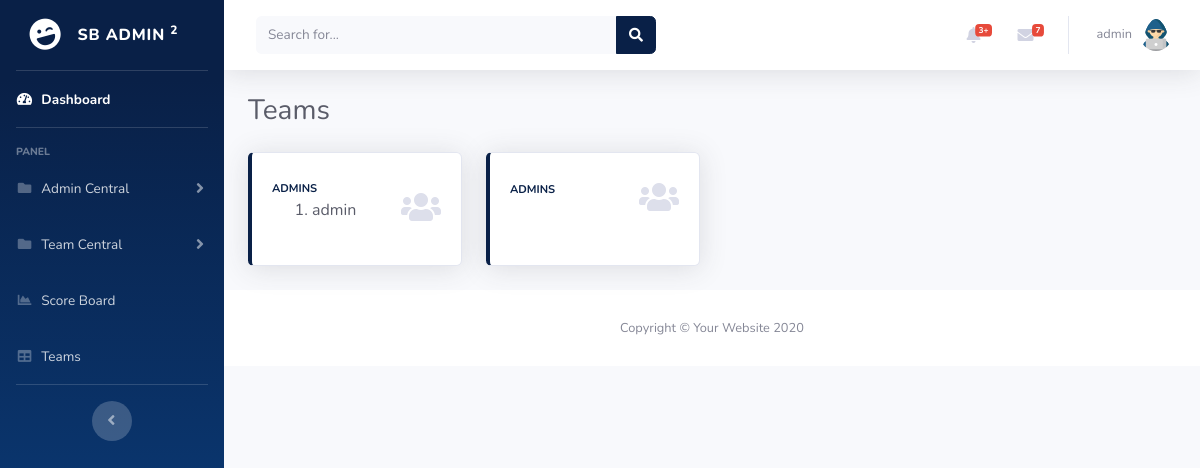
Page /teams (signed in) on the earlier database version.
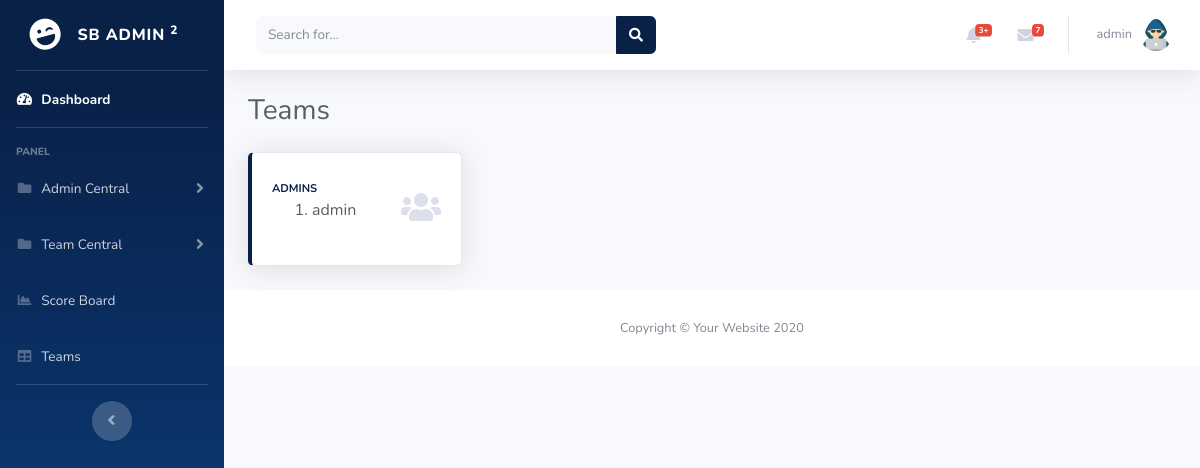
Same page on the later database version.
### app/server/models.py (models this page shows, shortened)
class AuthBase(db.Model):
    __abstract__    = True
    id              = db.Column(db.Integer, primary_key=True)

class Users(AuthBase, RoleMixin):
    __tablename__   = "users"
    id              = db.Column('user_id', db.Integer, primary_key=True)
    active = db.Column('is_active', db.Boolean(), nullable=False, server_default='1')
    username        = db.Column('username', db.String(50), unique=True, index=True)
    pw_hash         = db.Column('pw_hash', db.String(150))
    email           = db.Column('email', db.String(50), unique=True, index=True)
    registered_on   = db.Column('registered_on', db.DateTime)
    team_id = db.Column(db.Integer, db.ForeignKey('teams.id'))
    team = db.relationship('Team', backref=db.backref('members', lazy='dynamic'))
    roles = db.relationship('Roles', secondary='user_roles', backref='users', lazy=True)
    def is_active(self):
        return True
    def has_role(self, role):
        return role in self.get_roles()
    def get_roles(self):
        return [role.name for role in self.roles]

class Team(AuthBase):
    __tablename__   = "teams"
    name                    = db.Column(db.String(50), nullable=False)
    score                   = db.Column(db.Integer, nullable=False)
    _mitigations            = db.Column(db.Text)
    security_awareness      = db.Column(db.Float, nullable=False)

### app/server/views.py (the view)
@main.route("/teams")
@login_required
def teams():
    team_list = Team.query.all()
    return render_template("main/teams.html",
                           teams=team_list)

### app/__init__.py (called while the page is built, shortened)
@app.before_request
def before_request():
    g.user = current_user
    db.create_all()
    Team.query.all()
    if not Team.query.all():
        print("Creating admins teams")
        db.session.add(Team(name='admins', score=0))
        db.session.commit()
    else:
        pass
    if not Roles.query.all():
        admin_role = Roles(name='Admin')
        db.session.add(admin_role)
        db.session.commit()
    else:
        admin_role = Roles.query.first()
    admin_team = db.session.query(Team).get(1)
    current_session = db.session.query(GameSession).get(1)

### app/client/templates/main/teams.html
{% extends "main/base.html" %}
{% block body %}
  <div class="d-sm-flex align-items-center justify-content-between mb-4">
    <h1 class="h3 mb-0 text-gray-800">Teams</h1>
  </div>
    <div class="row">
        {% for team in teams %}
        <div class="col-xl-3 col-md-6 mb-4">
          <div class="card border-left-primary shadow h-100 py-2">
            <div class="card-body">
              <div class="row no-gutters align-items-center">
                <div class="col mr-2">
                  <div class="text-xs font-weight-bold text-primary text-uppercase mb-1">{{ team.name }}</div>
                  <div id="earnings" class="h6 mb-0 text-gray-800">
                        <ol>
                        {% for member in team.members %}
                            <li>{{ member.username }}</li>
                        {% endfor %}
                        </ol>
                  </div>
                </div>
                <div class="col-auto">
                  <i class="fas fa-users fa-2x text-gray-300"></i>
                </div>
              </div>
            </div>
          </div>
        </div>
        {% endfor %}
      </div>
{% endblock %}

### app/client/templates/main/base.html (shortened to what this page needs)
<!DOCTYPE html>
<html lang="en">
<head>
  <link href="{{ url_for('static', filename='css/fontawesome.all.min.css') }}" rel="stylesheet">
  <link href="{{ url_for('static', filename='css/sb-admin-2.min.css') }}" rel="stylesheet">
  <link rel="stylesheet" type="text/css" href="{{ url_for('static', filename='css/datatables.min.css') }}"/>
    <link rel="stylesheet" href="https://cdnjs.cloudflare.com/ajax/libs/toastr.js/2.1.4/toastr.min.css">
</head>
<body id="page-top">
  <div id="wrapper">
    {% include "main/sidebar.html" %}
    <div id="content-wrapper" class="d-flex flex-column">
      <div id="content">
        {% include "main/navbar.html" %}
        <div class="container">
          {% block body %}{% endblock %}
        </div>
      {% include "main/footer.html" %}
    </div>
  </div>
</body>
</html>

### app/client/templates/main/sidebar.html (shortened to what this page needs)
<ul class="navbar-nav bg-gradient-primary sidebar sidebar-dark accordion" id="accordionSidebar">
    <a class="sidebar-brand d-flex align-items-center justify-content-center" href="index.html">
      <div class="sidebar-brand-icon rotate-n-15">
        <i class="fas fa-laugh-wink"></i>
      </div>
      <div class="sidebar-brand-text mx-3">SB Admin <sup>2</sup></div>
    </a>
    <hr class="sidebar-divider my-0">
    <li class="nav-item active">
      <a class="nav-link" href="index.html">
        <i class="fas fa-fw fa-tachometer-alt"></i>
        <span>Dashboard</span></a>
    </li>
    <hr class="sidebar-divider">
    <div class="sidebar-heading">
      Panel
    </div>
    {% if current_user.has_role('Admin') %}
     <li class="nav-item">
      <a class="nav-link collapsed" href="#" data-toggle="collapse" data-target="#collapseAdmin" aria-expanded="true" aria-controls="collapseAdmin">
        <i class="fas fa-fw fa-folder"></i>
        <span>Admin Central</span>
      </a>
    </li>
    {% endif %}
    <li class="nav-item">
      <a class="nav-link collapsed" href="#" data-toggle="collapse" data-target="#collapseCentral" aria-expanded="true" aria-controls="collapseCentral">
        <i class="fas fa-fw fa-folder"></i>
        <span>Team Central</span>
      </a>
    </li>
    <li class="nav-item">
      <a class="nav-link" href="/scoreboard">
        <i class="fas fa-fw fa-chart-area"></i>
        <span>Score Board</span></a>
    </li>
    <li class="nav-item">
      <a class="nav-link" href="/teams">
        <i class="fas fa-fw fa-table"></i>
        <span>Teams</span></a>
    </li>
    <hr class="sidebar-divider d-none d-md-block">
    <div class="text-center d-none d-md-inline">
      <button class="rounded-circle border-0" id="sidebarToggle"></button>
    </div>
  </ul>

### app/client/templates/main/navbar.html (shortened to what this page needs)
 <nav class="navbar navbar-expand navbar-light bg-white topbar mb-4 static-top shadow">
    <form class="d-none d-sm-inline-block form-inline mr-auto ml-md-3 my-2 my-md-0 mw-100 navbar-search">
      <div class="input-group">
        <input type="text" class="form-control bg-light border-0 small" placeholder="Search for..." aria-label="Search" aria-describedby="basic-addon2">
        <div class="input-group-append">
          <button class="btn btn-primary" type="button">
            <i class="fas fa-search fa-sm"></i>
          </button>
        </div>
      </div>
    </form>
    <ul class="navbar-nav ml-auto">
      <li class="nav-item dropdown no-arrow mx-1">
        <a class="nav-link dropdown-toggle" href="#" id="alertsDropdown" role="button" data-toggle="dropdown" aria-haspopup="true" aria-expanded="false">
          <i class="fas fa-bell fa-fw"></i>
          <span class="badge badge-danger badge-counter">3+</span>
        </a>
      </li>
      <li class="nav-item dropdown no-arrow mx-1">
        <a class="nav-link dropdown-toggle" href="#" id="messagesDropdown" role="button" data-toggle="dropdown" aria-haspopup="true" aria-expanded="false">
          <i class="fas fa-envelope fa-fw"></i>
          <span class="badge badge-danger badge-counter">7</span>
        </a>
      </li>
      {% if g.user.is_authenticated %}
      <li class="nav-item dropdown no-arrow">
        <a class="nav-link dropdown-toggle" href="#" id="userDropdown" role="button" data-toggle="dropdown" aria-haspopup="true" aria-expanded="false">
          <span class="mr-2 d-none d-lg-inline text-gray-600 small">{{ g.user.username }}</span>
          <img class="img-profile rounded-circle" src="{{ url_for('static', filename='images/user_icons/001-hacker.png') }}" alt="Icons made by https://www.flaticon.com/authors/smashicons">
        </a>
      </li>
      {% endif %}
    </ul>
  </nav>

### app/client/templates/main/footer.html
<footer class="sticky-footer bg-white">
    <div class="container my-auto">
      <div class="copyright text-center my-auto">
        <span>Copyright &copy; Your Website 2020</span>
      </div>
    </div>
  </footer>

Differences in the rows shown:
removed Team: name "ADMINS"
